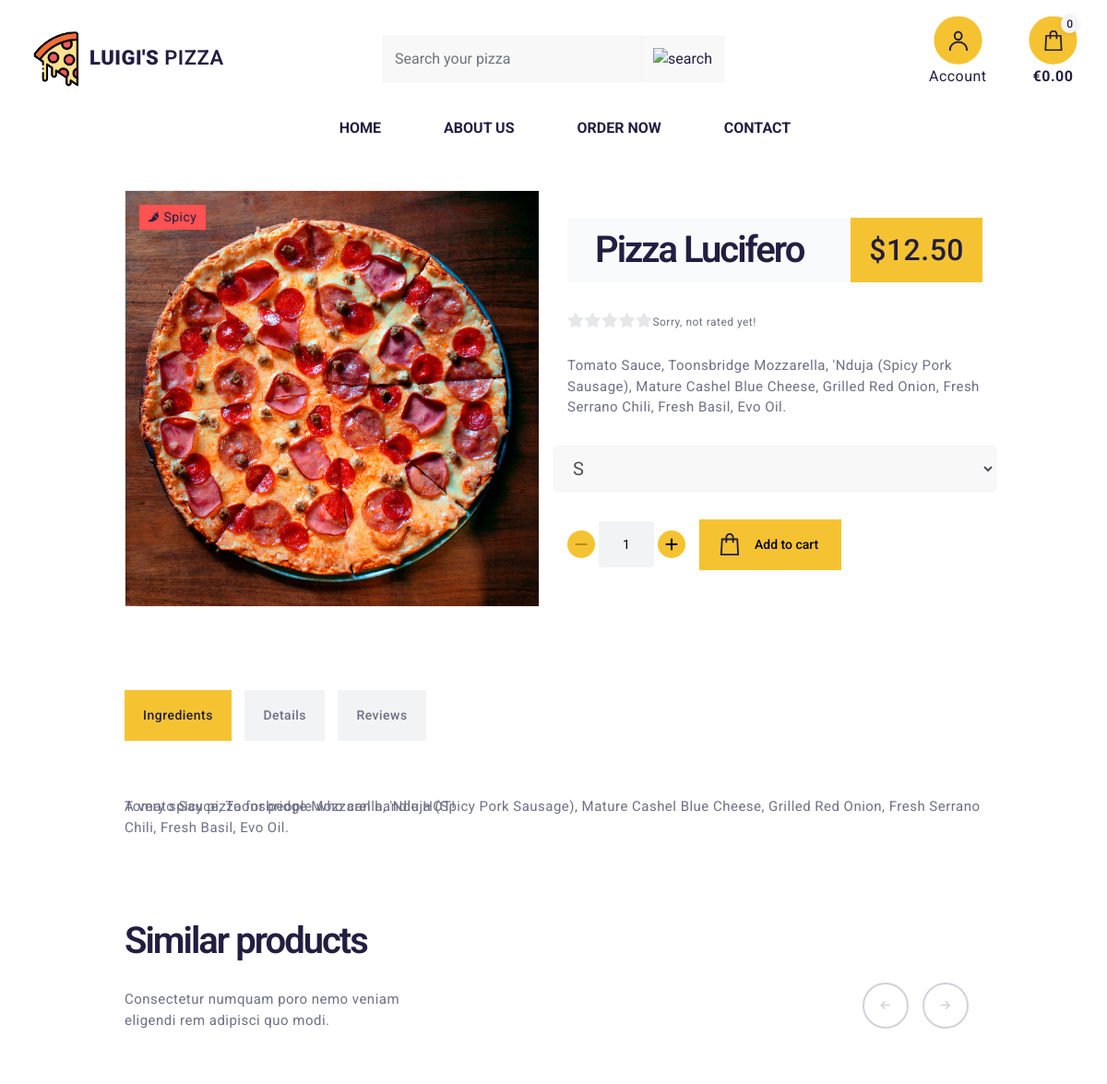
The page /menu/4/ (upper part) on the database as committed earlier.
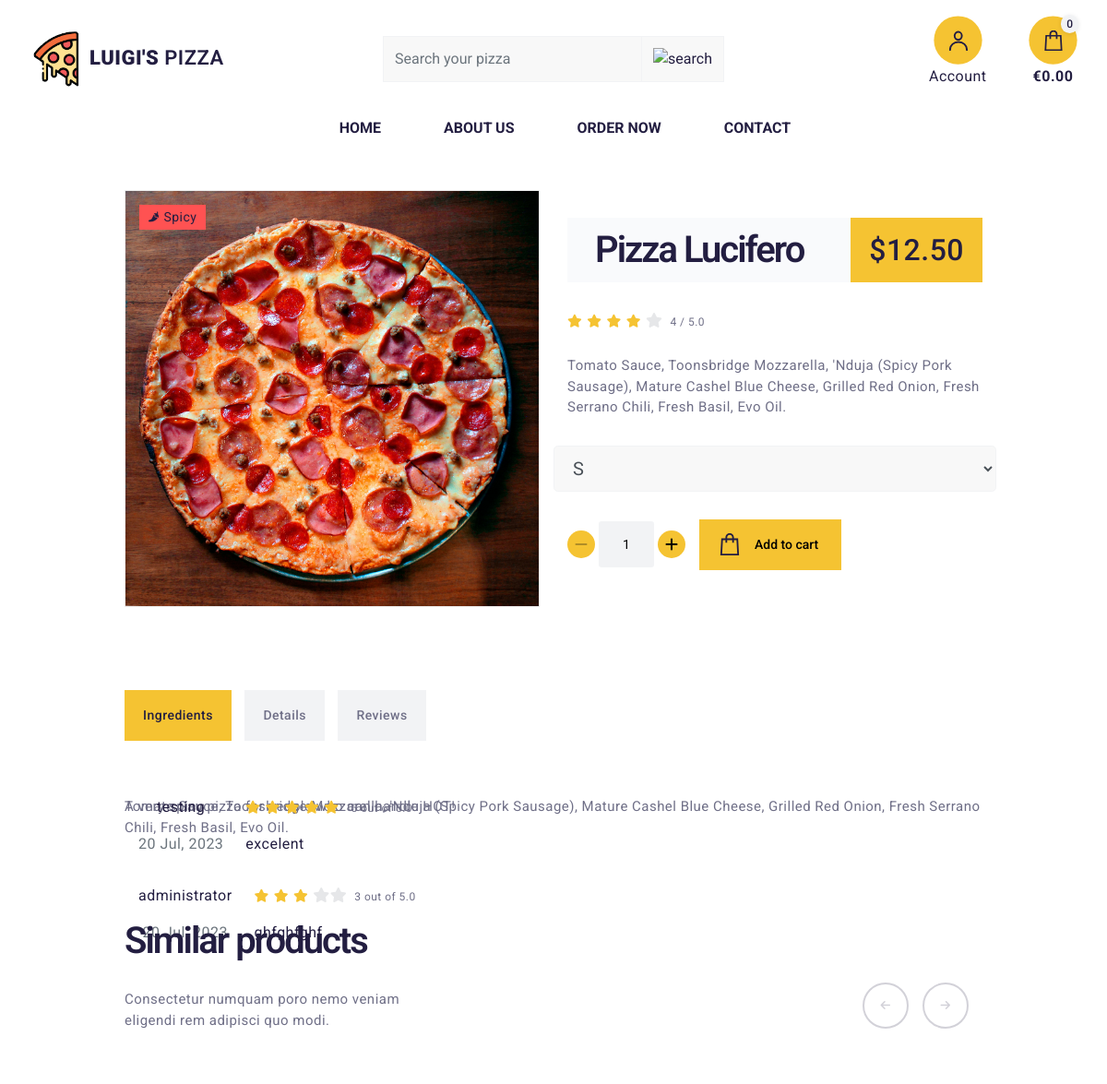
The same page on the database as committed later.
### products/models.py (models this page shows, shortened)
class ProductReview(models.Model):
    user = models.ForeignKey(User, on_delete=models.SET_NULL, null=True)
    product = models.ForeignKey(Product, on_delete=models.SET_NULL, null=True, related_name="reviews")
    review = models.TextField()
    rating = models.IntegerField(choices=RATING, default=1)
    date = models.DateTimeField(auto_now_add=True)
    class Meta:
        verbose_name_plural = 'Product Reviews'

### products/views.py (the view)
# urls.py: path('<int:product_id>/', views.menu_item, name='menu_item'),
def menu_item(request, product_id):
    product = get_object_or_404(Product, pk=product_id)
    similar_products = Product.objects.filter(category=product.category).exclude(pk=product_id)[:5]
    reviews = ProductReview.objects.filter(product=product).order_by("-date")
    average_rating = ProductReview.objects.filter(product=product).aggregate(rating=Avg('rating'))
    review_form = ProductReviewForm()
    make_review = True
    if request.user.is_authenticated:
        user_review_count = ProductReview.objects.filter(user=request.user.id, product=product).count()
        if user_review_count > 0:
            make_review = False
    context = {
        'product': product,
        'make_review': make_review,
        'review_form': review_form,
        'average_rating': average_rating,
        'reviews': reviews,
        'similar_products': similar_products,
    }
    return render(request, 'products/menu_item.html', context)

### products/forms.py
class ProductReviewForm(forms.ModelForm):
    review = forms.CharField(widget=forms.Textarea(attrs={'placeholder':'write a review'}))
    class Meta:
        model = ProductReview
        fields = ['review', 'rating']

### cart/contexts.py (called while the page is built, shortened)
def cart_contents(request):
    cart_items = []
    total = 0
    product_count = 0
    cart = request.session.get('cart', {})
    if total <= settings.FREE_DELIVERY_THRESHOLD:
        delivery = settings.STANDARD_DELIVERY_FEE
        free_delivery_delta = settings.FREE_DELIVERY_THRESHOLD - total
    else:
        delivery = 0
        free_delivery_delta = 0
    grand_total = total + delivery
    context = {
        'cart_items': cart_items,
        'total': total,
        'product_count': product_count,
        'delivery': delivery,
        'free_delivery_delta': free_delivery_delta,
        'free_delivery_threshold': settings.FREE_DELIVERY_THRESHOLD,
        'grand_total': grand_total,
    }
    return context

### products/templates/products/menu_item.html (shortened to what the changed rows need)
{% extends "base.html" %}
{% load static %}
{% block content %}
<section class="lp-p-90-0">
  <div class="container">
    <div class="row align-items-center">
      <div class="col-lg-6">
        <div class="lp-product-description lp-mb-90">
          <div class="lp-price-frame lp-mb-30">
            <h2>{{ product.name }}</h2>
          </div>
          {% if average_rating.rating %}
            <ul class="lp-stars lp-mb-25">
              <li><i class="fas fa-star {% if average_rating.rating > 0 %} full {% else %} empty {% endif %}"></i></li>
              <li><i class="fas fa-star {% if average_rating.rating > 1 %} full {% else %} empty {% endif %}"></i></li>
              <li><i class="fas fa-star {% if average_rating.rating > 2 %} full {% else %} empty {% endif %}"></i></li>
              <li><i class="fas fa-star {% if average_rating.rating > 3 %} full {% else %} empty {% endif %}"></i></li>
              <li><i class="fas fa-star {% if average_rating.rating > 4 %} full {% else %} empty {% endif %}"></i></li>
              <li><span class="ml-2">{{ average_rating.rating|floatformat }} / 5.0</span></li>
            </ul>
            {% else %}
            <ul class="lp-stars lp-mb-25">
              <li><i class="fas fa-star empty"></i></li>
              <li><i class="fas fa-star empty"></i></li>
              <li><i class="fas fa-star empty"></i></li>
              <li><i class="fas fa-star empty"></i></li>
              <li><i class="fas fa-star empty"></i></li>
              <li><span>Sorry, not rated yet!</span></li>
            </ul>
          {% endif %}
        </div>
      </div>
    </div>
    <div class="lp-masonry-grid lp-tabs">
      <div class="lp-grid-item lp-reviews-tab" style="position: absolute">
        <div class="lp-tab">
          <div class="d-flex">
            <div class="comment-list col">
              {% for r in reviews %}
              <div class="single-comment justify-content-between d-flex mb-3">
                <div class="user justify-content-between d-flex">
                  <div class="text-center mr-4">
                    <p class="user">{{ r.user.username }}</p>
                    <p class="font-xs text-muted">{{ r.date|date:"d M, Y" }}</p>
                  </div>
                  <div class="desc">
                    <div class="d-flex justify-content-bentween mb-3">
                      {% if r.rating %}
                      <ul class="lp-stars">
                        <li><i class="fas fa-star {% if r.rating > 0 %} full {% else %} empty {% endif %}"></i></li>
                        <li><i class="fas fa-star {% if r.rating > 1 %} full {% else %} empty {% endif %}"></i></li>
                        <li><i class="fas fa-star {% if r.rating > 2 %} full {% else %} empty {% endif %}"></i></li>
                        <li><i class="fas fa-star {% if r.rating > 3 %} full {% else %} empty {% endif %}"></i></li>
                        <li><i class="fas fa-star {% if r.rating > 4 %} full {% else %} empty {% endif %}"></i></li>
                        <li><span class="ml-2">{{ r.rating|floatformat }} out of 5.0</span></li>
                      </ul>
                      {% endif %}
                    </div>
                    <p class="mb-10">{{ r.review }}</p>
                  </div>
                </div>
              </div>
              {% endfor %}
            </div>
          </div>
        </div>
      </div>
    </div>
  </div>
</section>
<section class="lp-short-menu lp-p-0-90">
  <div class="container">
    <div class="lp-group-title lp-mb-30">
      <div class="lp-left lp-mb-30">
        <h2 class="lp-mb-30">Similar products</h2>
      </div>
    </div>
  </div>
</section>
{% endblock %}

Rows that differ between the two databases and show on the page:
added ProductReview: user.username "testing", date "20 Jul, 2023", rating "5", review "excelent"
added ProductReview: user.username "administrator", date "20 Jul, 2023", rating "3", review "ghfghfghf"
Other text that changed with them:
{{ average_rating.rating|floatformat }}: (not shown) → "4"
text no longer shown: "Sorry, not rated yet!"
text now shown: "/ 5.0"
